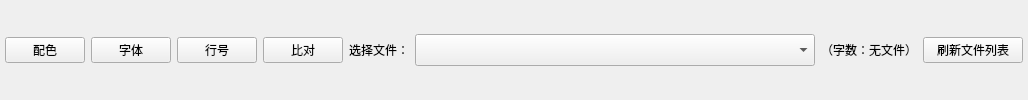
<?xml version="1.0" encoding="UTF-8"?>
<ui version="4.0">
  <class>FileWidget</class>
  <widget class="QWidget" name="FileWidget">
    <layout class="QHBoxLayout" name="fileSelectionLayout">
      <property name="margin" stdset="0">
        <number>5</number>
      </property>
      <item>
        <widget class="QPushButton" name="theme_switch">
          <property name="text">
            <string>配色</string>
          </property>
          <property name="toolTip">
            <string>文本框中的内容较多时，不支持实时改变文字样式，可重新搜索</string>
          </property>
        </widget>
      </item>
      <item>
        <widget class="QPushButton" name="text_editor_style_button">
          <property name="text">
            <string>字体</string>
          </property>
          <property name="toolTip">
            <string>更改编辑器的字体和颜色</string>
          </property>
        </widget>
      </item>
      <item>
        <widget class="QPushButton" name="ln_switch">
          <property name="text">
            <string>行号</string>
          </property>
          <property name="toolTip">
            <string>行号区域中的【百分比】表示该匹配项在整个文件中的位置</string>
          </property>
        </widget>
      </item>
      <item>
        <widget class="QPushButton" name="patch_search_button">
          <property name="text">
            <string>比对</string>
          </property>
          <property name="toolTip">
            <string>生成当前文件的修改差异比对视图（作用与 BC 类似）</string>
          </property>
        </widget>
      </item>
      <item>
        <spacer name="horizontalSpacer">
          <property name="orientation">
            <enum>Qt::Horizontal</enum>
          </property>
          <property name="sizeType">
            <enum>QSizePolicy::Expanding</enum>
          </property>
          <property name="sizeHint" stdset="0">
            <size>
              <width>0</width>
              <height>0</height>
            </size>
          </property>
        </spacer>
      </item>
      <item>
        <widget class="QLabel" name="file_label">
          <property name="text">
            <string>选择文件：</string>
          </property>
          <property name="alignment">
            <set>Qt::AlignRight|Qt::AlignTrailing|Qt::AlignVCenter</set>
          </property>
        </widget>
      </item>
      <item>
        <widget class="CustomComboBox" name="file_combo_box">
          <property name="minimumSize">
            <size>
              <width>400</width>
              <height>32</height>
            </size>
          </property>
          <property name="maximumSize">
            <size>
              <width>400</width>
              <height>16777215</height>
            </size>
          </property>
        </widget>
      </item>
      <item>
        <widget class="QLabel" name="char_count_label">
          <property name="text">
            <string>（字数：无文件）</string>
          </property>
          <property name="alignment">
            <set>Qt::AlignRight|Qt::AlignTrailing|Qt::AlignVCenter</set>
          </property>
        </widget>
      </item>
      <item>
        <widget class="QPushButton" name="refresh_file_list_button">
          <property name="sizePolicy">
            <sizepolicy hsizetype="Minimum" vsizetype="Fixed">
              <horstretch>0</horstretch>
              <verstretch>0</verstretch>
            </sizepolicy>
          </property>
          <property name="minimumSize">
            <size>
              <width>100</width>
              <height>22</height>
            </size>
          </property>
          <property name="maximumSize">
            <size>
              <width>100</width>
              <height>16777215</height>
            </size>
          </property>
          <property name="text">
            <string>刷新文件列表</string>
          </property>
          <property name="toolTip">
            <string>默认读取 books 文件夹的内容，如有新增或删除文件可手动刷新&#10;支持拖拽导入文件，会将文件自动复制到 books 文件夹中</string>
          </property>
        </widget>
      </item>
    </layout>
  </widget>
  <customwidgets>
    <customwidget>
      <class>CustomComboBox</class>
      <extends>QComboBox</extends>
      <header>widgets.custom.custom_combo_box</header>
    </customwidget>
  </customwidgets>
  <resources />
  <connections />
</ui>
